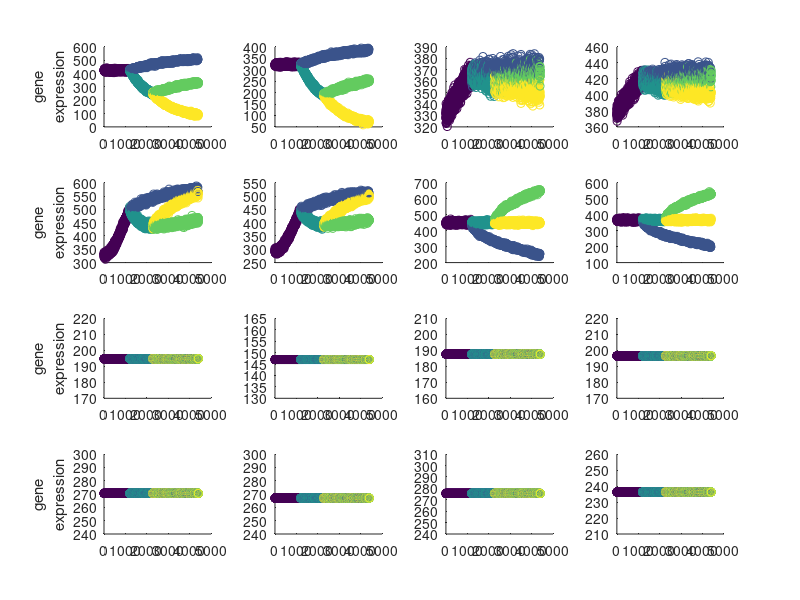

This figure's MATLAB source: (Note: this script raises an error after producing the figure.)
%%%%%%%% Load data %%%%%%%%
load('tribranch.mat');

%%%%%%%% Parameter %%%%%%%%
rng(1);
example = 3;
bin = 40;
percentiage = 0.75;
alpha = 0.05;

%%%%%%%% Preprocessing %%%%%%%%
trunk = 1200;
bran = 800;
slc1 = false(4*bran,1);
slc1(sort(randperm(4*bran,bran))) = true;
BR1 = zeros(1,4*bran);
BR1(slc1) = (1:bran)+trunk;

slc2 = false(2*bran,1);
slc2(sort(randperm(2*bran,bran))) = true;
BR2 = zeros(1,3*bran);
BR2(1:bran) = (1:bran) + trunk + bran;
BR2([false(bran,1);slc2]) = (1:bran) + trunk + 2*bran;
BR2([false(bran,1);~slc2]) = (1:bran) + trunk + 3*bran;
BR1(~slc1) = BR2;

branch = zeros(4400,1);
branch(1:trunk) = 1;
branch([false(trunk,1);slc1]) = 2;
branch1 = zeros(2400,1);
branch1(1:bran) = 3;
branch1([false(bran,1);slc2]) = 4;
branch1([false(bran,1);~slc2]) = 5;
branch([false(trunk,1);~slc1]) = branch1;

data_s = markerdata1([1:trunk,BR1],:);
%%%%%%%% Draw gene expression %%%%%%%%
figure;
for i=1:16
    subplot(4,4,i);
    scatter(1:4400,data_s(:,i),[],branch);
    hold on
    if(mod(i,4)==1)
    ylabel({'gene';'expression'})
    end
end
suptitle('Gene expression of DPT-ordering cells colored by branches')
saveas(gcf,'Figure_3_1','epsc')
%%%%%%%% Select DNB Group %%%%%%%%
DG = [true(1,8),false(1,8)];
%%%%%%%% Calculating Iscore %%%%%%%%
Isc = Calculate(data_s,bin,DG,2);
%%%%%%%% Hypothesis Testing %%%%%%%%
[Isc_c,p_value,locs] = Hypothesis_Testing(Isc,percentiage);
%%%%%%%% Visualize %%%%%%%%
pic = 3;
Draw(Isc_c,locs,p_value,alpha,example,pic,[' on All Branches']);

%%%%%%%% Preprocessing %%%%%%%%
data_s1 = data_s(branch==2,:);
%%%%%%%% Calculating Iscore %%%%%%%%
Isc1 = Calculate(data_s1,bin,DG,2);
%%%%%%%% Hypothesis Testing %%%%%%%%
[Isc1_c,p1_value,locs1] = Hypothesis_Testing(Isc1,percentiage);
%%%%%%%% Visualize %%%%%%%%
pic = 5;
Draw(Isc1_c,locs1,p1_value,alpha,example,pic,[' on Branch without Subbranch']);

%%%%%%%% Preprocessing %%%%%%%%
data_s2 = data_s(branch==3|branch==4|branch==5,:);
%%%%%%%% Calculating Iscore %%%%%%%%
Isc2 = Calculate(data_s2,bin,DG,2);
%%%%%%%% Hypothesis Testing %%%%%%%%
[Isc2_c,p2_value,locs2] = Hypothesis_Testing(Isc2,percentiage);
%%%%%%%% Visualize %%%%%%%%
pic = 7;
Draw(Isc2_c,locs2,p2_value,alpha,example,pic,[' on Branch with Subbranch']);